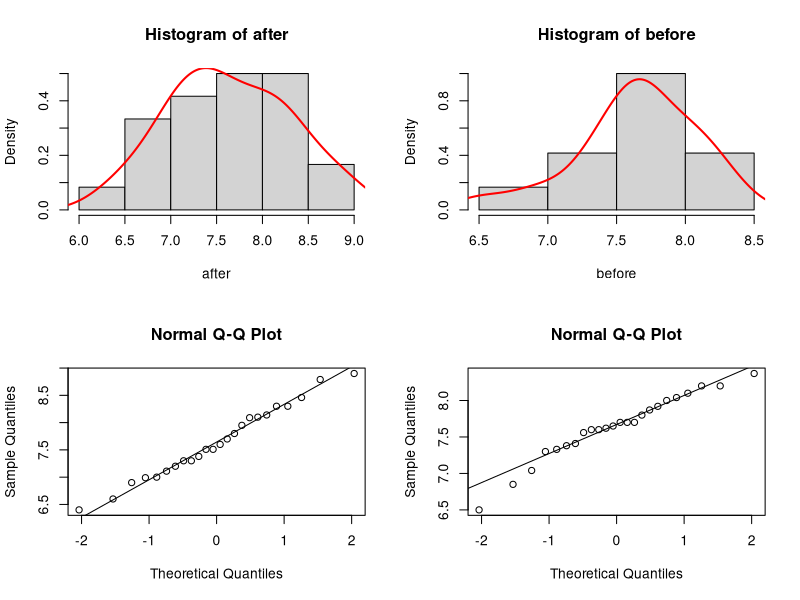
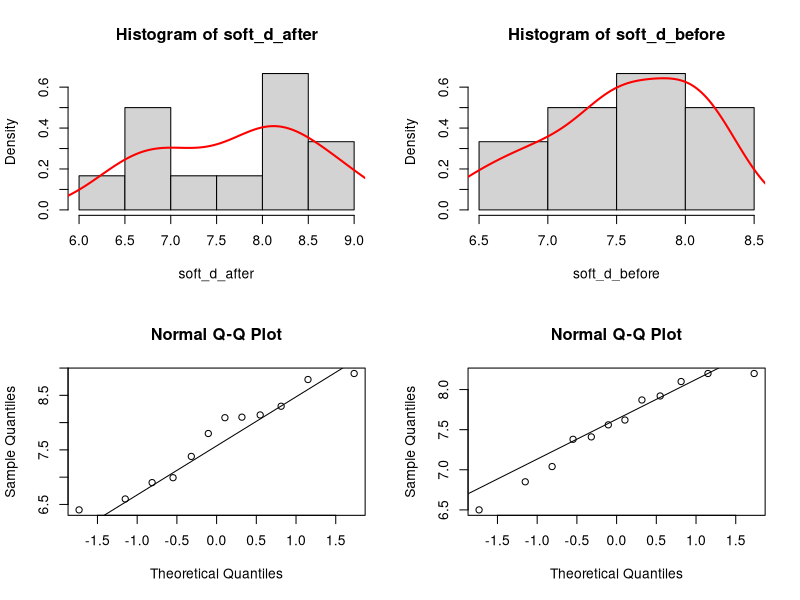
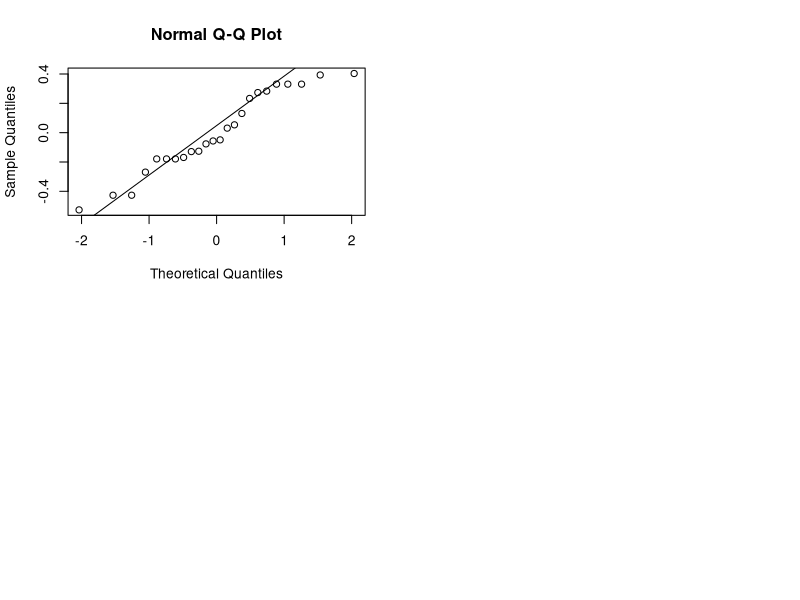

Source code (R) for these figures, in order:
par(mfrow=c(2,2))
data = read.table("run.txt", header=TRUE)
before = data[,1]
after = data[,2]
soft_d_before = before[1:12]
soft_d_after = after[1:12]
energy_d_before = before[13:24]
energy_d_after = after[13:24]
drink_type = data[,3]

#Q1
hist(after, freq=FALSE); lines(density(after), col="red", lwd=2) 
hist(before, freq=FALSE); lines(density(before), col="red",lwd=2)
qqnorm(after); qqline(after)
qqnorm(before); qqline(before)

hist(soft_d_after, freq=FALSE); lines(density(soft_d_after), col="red", lwd=2) 
hist(soft_d_before, freq=FALSE); lines(density(soft_d_before), col="red",lwd=2)
qqnorm(soft_d_after); qqline(soft_d_after)
qqnorm(soft_d_before); qqline(soft_d_before)

#Q2
#test difference in speed before and after soft drink
t.test(soft_d_before, soft_d_after, paired=TRUE)

#test difference in speed before and after energy drink
t.test(energy_d_before, energy_d_after, paired=TRUE)

#Q3 
 #computing differences
 diffarr = numeric(length(before))
 for(i in 1:length(before)){
   diffarr[i] = abs(after[i]-before[i])
 }
 t.test(before,after,paired=TRUE)
 #p has a high value, approx 0.9 meaning that we do not reject H0 in this case. There time differences are affected by the type of drink.
 
 #N.B. not sure if I understood correctly but there is no need for code here. Just reasoning.
 
 #Q4
 #There would be no need for the softdrinks, which would give us a bigger sample size for energy drinks.
 
 #Q5
 #Yes the objection is similar as the participants should not have been split, but rather all of them should have drank the energy drink and an and
 # then drank the soft drink and ran, so that you can compare time differences for the same person since different people might simply have different running speed.
 #Furthermore, maybe the initial run (without drinking energy drinks or softdrinks) could have been removed since this would mean that the participants might be too tired for the 3rd run.
 
 
 #Q6
 #N.B. I'm not sure what the is meant by assumed distribution. I went through the notes and I'm quite sure that a permutation test is required
 #In order to change the vector values to residuals we can apply a linear regression model on the vector
 res = residuals(lm(diffarr~drink_type, data=data))
 #plot(res)
 #considering that QQplots are specified, then the assumed distribution should be Normal.
 qqnorm(res)
 qqline(res)
 